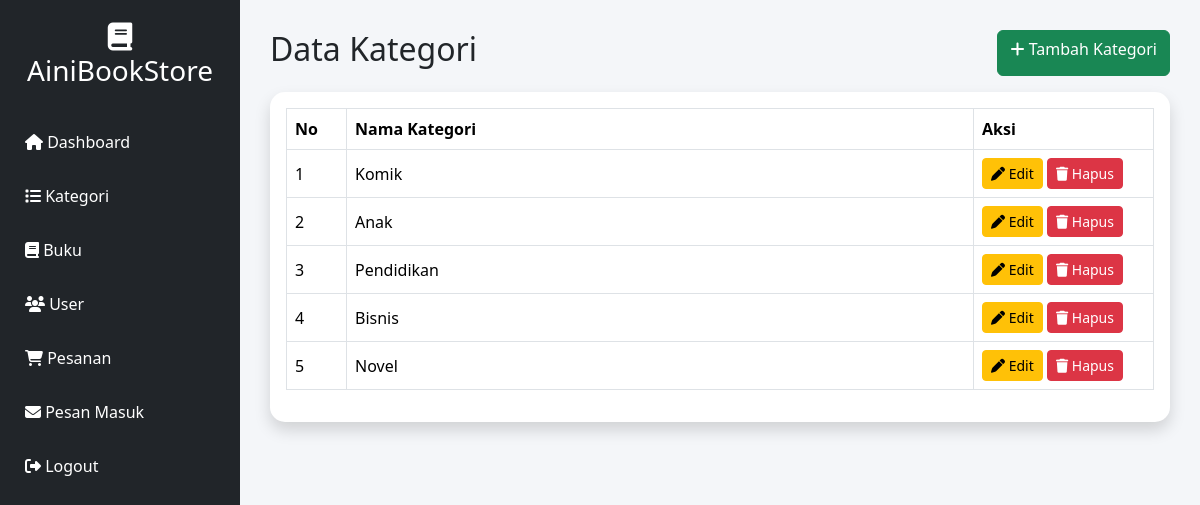
Page /admin/kategori.php (signed in) on the committed database.
### tables this page shows
CREATE TABLE `kategori` (
  `id` int NOT NULL,
  `nama_kategori` varchar(100) NOT NULL
);

### admin/kategori.php (the view, shortened to what this page needs)
<?php
include "../koneksi.php";
$data = mysqli_query($conn,"SELECT * FROM kategori ORDER BY id DESC");
?>
<!DOCTYPE html>
<html lang="id">
<head>
<link href="https://cdn.jsdelivr.net/npm/bootstrap@5.3.3/dist/css/bootstrap.min.css" rel="stylesheet">
<link rel="stylesheet" href="https://cdnjs.cloudflare.com/ajax/libs/font-awesome/6.7.2/css/all.min.css">
</head>
<body>
<div class="sidebar">
<h3><i class="fa fa-book"></i> AiniBookStore</h3>
<a href="dashboard.php"><i class="fa fa-home"></i> Dashboard</a>
<a href="kategori.php"><i class="fa fa-list"></i> Kategori</a>
<a href="buku.php"><i class="fa fa-book"></i> Buku</a>
<a href="user.php"><i class="fa fa-users"></i> User</a>
<a href="pesanan.php"><i class="fa fa-cart-shopping"></i> Pesanan</a>
<a href="pesan.php"><i class="fa fa-envelope"></i> Pesan Masuk</a>
<a href="logout.php"><i class="fa fa-right-from-bracket"></i> Logout</a>
</div>
<div class="content">
<div class="d-flex justify-content-between mb-3">
<h2>Data Kategori</h2>
<a href="tambah_kategori.php" class="btn btn-success">
<i class="fa fa-plus"></i>
Tambah Kategori
</a>
</div>
<div class="card shadow">
<div class="card-body">
<table class="table table-bordered table-hover align-middle">
<thead>
<tr>
<th width="60">No</th>
<th>Nama Kategori</th>
<th width="180">Aksi</th>
</tr>
</thead>
<tbody>
<?php
$no=1;
while($row=mysqli_fetch_assoc($data)){
?>
<tr>
<td><?= $no++; ?></td>
<td><?= $row['nama_kategori']; ?></td>
<td>
<a href="edit_kategori.php?id=<?= $row['id']; ?>" class="btn btn-warning btn-sm">
<i class="fa fa-pen"></i>
Edit
</a>
<a href="hapus_kategori.php?id=<?= $row['id']; ?>" class="btn btn-danger btn-sm"
onclick="return confirm('Yakin ingin menghapus kategori ini?')">
<i class="fa fa-trash"></i>
Hapus
</a>
</td>
</tr>
<?php } ?>
</tbody>
</table>
</div>
</div>
</div>
</body>
</html>

### admin/kategori.php (style rules this page uses)
body { background:#f4f6f9; }
.sidebar { width:240px; height:100vh; background:#212529; position:fixed; left:0; top:0; }
.sidebar h3 { color:white; text-align:center; padding:20px; }
.sidebar a { display:block; color:white; padding:15px 25px; text-decoration:none; }
.content { margin-left:240px; padding:30px; }
.card { border:none; border-radius:15px; }
table th { background:#0d6efd; color:white; }

### rows in the picture
kategori: nama_kategori "Komik"
kategori: nama_kategori "Anak"
kategori: nama_kategori "Pendidikan"
kategori: nama_kategori "Bisnis"
kategori: nama_kategori "Novel"
